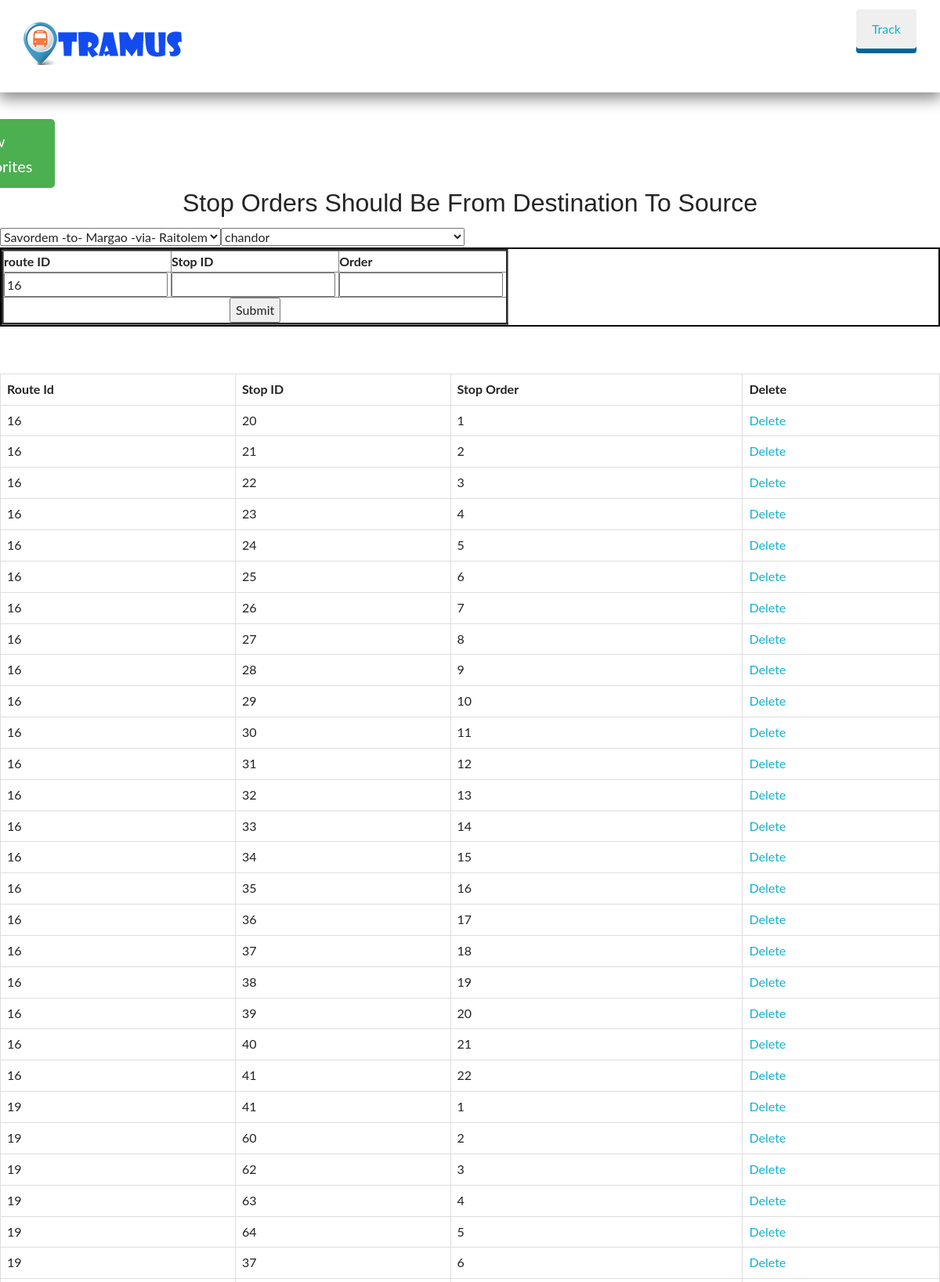
The page /tramus/stoporder.php (upper part) on the database its author committed.
### tables this page shows
CREATE TABLE IF NOT EXISTS `stops_orders` (
  `id` int(15) NOT NULL AUTO_INCREMENT,
  `route_id` int(15) NOT NULL,
  `stop_id` int(15) NOT NULL,
  `stop_order` int(15) NOT NULL,
  PRIMARY KEY (`id`),
  KEY `route_id` (`route_id`),
  KEY `stop_id` (`stop_id`),
  KEY `stop_id_2` (`stop_id`)
);

### tramus/stoporder.php (the view, shortened to what this page needs)
<?php
 require('webpage header.php');
require("connect.php");
$sql="select * from routes";
$res=mysqli_query($conn,$sql)
or die();
?>
<div  style="margin-top: 20%;">
	<center><h2>Stop orders should be from destination to source</h2></center>
<form>
	<select onchange="change()" id="routeid">
<?php
while($row=mysqli_fetch_array($res)){
echo "<option value=",$row[0],">",$row[2],"  -to-  ",$row[1]," -via- ",$row[3],"</option>";
}
?></select><select onclick="change2()" id="stopname"><?php
$sql="select * from stops";
$res=mysqli_query($conn,$sql)
or die();
while($row=mysqli_fetch_array($res)){
echo "<option value=",$row[0],">",$row[1],"</option>";
}
?></select></form>
<div style="border:2px solid black;">
<table cellspacing="4" cellpadding="10" border="3"><tr><th>route ID</th><th>Stop ID</th><th>Order</th></tr>
<tr>
<form action="stoporder.php" method="get">
	<td><input type="" id="rid" name="bid">&nbsp</td>
	<td><input type="" id="sid" name="sid">&nbsp</td>
	<td><input type="order" name="time">&nbsp</td>
	<tr><td align="center" colspan="5"><input type="Submit" name=""></td></tr>
</form>
</tr></table></div></div>
<?php
$sql="select * from stops_orders";
$res=mysqli_query($conn,$sql);
echo "<table border='2px' style='margin-top:5%;' class='table table-hover  table-bordered' >
<tr><th>Route Id</th><th>Stop ID</th><th>Stop Order</th><th>Delete</th></tr>
";
while($row=mysqli_fetch_array($res)){
	echo "
<tr><td>",$row[1],"</td><td>",$row[2],"</td><td>",$row[3],"</td><td><a href='stoporder.php?deleteid=$row[0]'> Delete </a></td></tr>";
}
echo "</table>";
?>

### tramus/css/style.css (style rules this page uses)
html { overflow-x: hidden; }
html, html a, body { -webkit-font-smoothing: antialiased; }
html { font-size: 16px; -webkit-tap-highlight-color: transparent; }
body { font-size: 1rem; font-family: Lato, sans-serif; color: #222324; line-height: 1.6; background-color: #fff; }
h1, h2, h3, h4, h5, h6 { font-weight: 400; font-family: Montserrat, sans-serif; line-height: 1.2; color: #242424; margin-top: 0; margin-bottom: .5rem; }
h1, h2, h3, h4, h5, h6 { text-transform: capitalize; margin-bottom: 0.75rem; }
h2 { font-size: 2rem; }
a { color: #13b1cd; text-decoration: none; }

### tramus/login_css.css (style rules this page uses)
body { overflow-x: hidden; margin: 0; padding: 0; }

### rows shown on the page
stops_orders: route "16", stop "20", stop_order "1"
stops_orders: route "16", stop "21", stop_order "2"
stops_orders: route "16", stop "22", stop_order "3"
stops_orders: route "16", stop "23", stop_order "4"
stops_orders: route "16", stop "24", stop_order "5"
stops_orders: route "16", stop "25", stop_order "6"
stops_orders: route "16", stop "26", stop_order "7"
stops_orders: route "16", stop "27", stop_order "8"
stops_orders: route "16", stop "28", stop_order "9"
stops_orders: route "16", stop "29", stop_order "10"
stops_orders: route "16", stop "30", stop_order "11"
stops_orders: route "16", stop "31", stop_order "12"
stops_orders: route "16", stop "32", stop_order "13"
stops_orders: route "16", stop "33", stop_order "14"
stops_orders: route "16", stop "34", stop_order "15"
stops_orders: route "16", stop "35", stop_order "16"
stops_orders: route "16", stop "36", stop_order "17"
stops_orders: route "16", stop "37", stop_order "18"
stops_orders: route "16", stop "38", stop_order "19"
stops_orders: route "16", stop "39", stop_order "20"
stops_orders: route "16", stop "40", stop_order "21"
stops_orders: route "16", stop "41", stop_order "22"
stops_orders: route "19", stop "41", stop_order "1"
stops_orders: route "19", stop "60", stop_order "2"
stops_orders: route "19", stop "62", stop_order "3"
stops_orders: route "19", stop "63", stop_order "4"
stops_orders: route "19", stop "64", stop_order "5"
stops_orders: route "19", stop "37", stop_order "6"

### other values the page prints
form field value "Savordem -to- Margao -via- Raitolem"
form field value "chandor"
